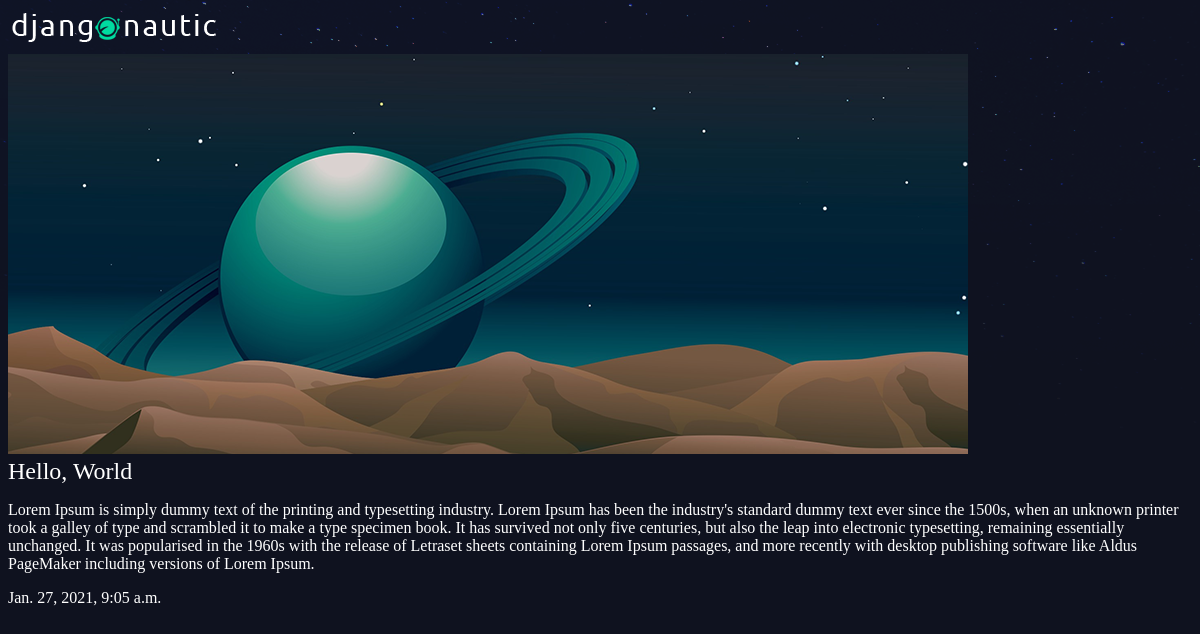
Screenshot of /articles/hello-world/ with the database file from the repository.
### articles/models.py (models this page shows, shortened)
class Article(models.Model):
    title = models.CharField(max_length=100)
    slug = models.SlugField()
    body = models.TextField()
    date = models.DateTimeField(auto_now_add=True)
    thumb = models.ImageField(default='default.png', blank=True)

### articles/views.py (the view)
# urls.py: path('<slug:slug>/',views.article_detail, name='detail')
def article_detail(request, slug):
    article = Article.objects.get(slug=slug)
    return render(request, 'articles/article_detail.html', {'article':article})

### articles/templates/articles/article_detail.html
{% extends 'base_layout.html' %}
{% block content %}
<div class="article-detail">
    <div class="article">
        <img src="{{ article.thumb.url }}" alt="Thumbnail">
        <h2>{{ article.title }}</h2>
        <p>{{ article.body }}</p>
        <p>{{ article.date }}</p>
    </div>
</div>
{% endblock %}

### assets/styles.css (style rules this page uses)
body { background-color: #0f121f; background-image: url(stars.png); background-repeat: no-repeat; color: #fff; }
body * { font-family: Ubuntu; }
h1, h2, h3, h4, h5 { font-weight: normal; margin: 0; }

### rows the page displays
Article: thumb (placeholder picture), title "Hello, World", body "Lorem Ipsum is simply dummy text of the printing and typesetting industry. Lorem Ipsum has been the industry's standard dummy text ever since the 1500s, when an unknown printer took a galley of type and scrambled it to make a type specimen book. It has survived not only five centuries, but also the leap into electronic typesetting, remaining essentially unchanged. It was popularised in the 1960s with the release of Letraset sheets containing Lorem Ipsum passages, and more recently with desktop publishing software like Aldus PageMaker including versions of Lorem Ipsum.", date "Jan. 27, 2021, 9:05 a.m."
